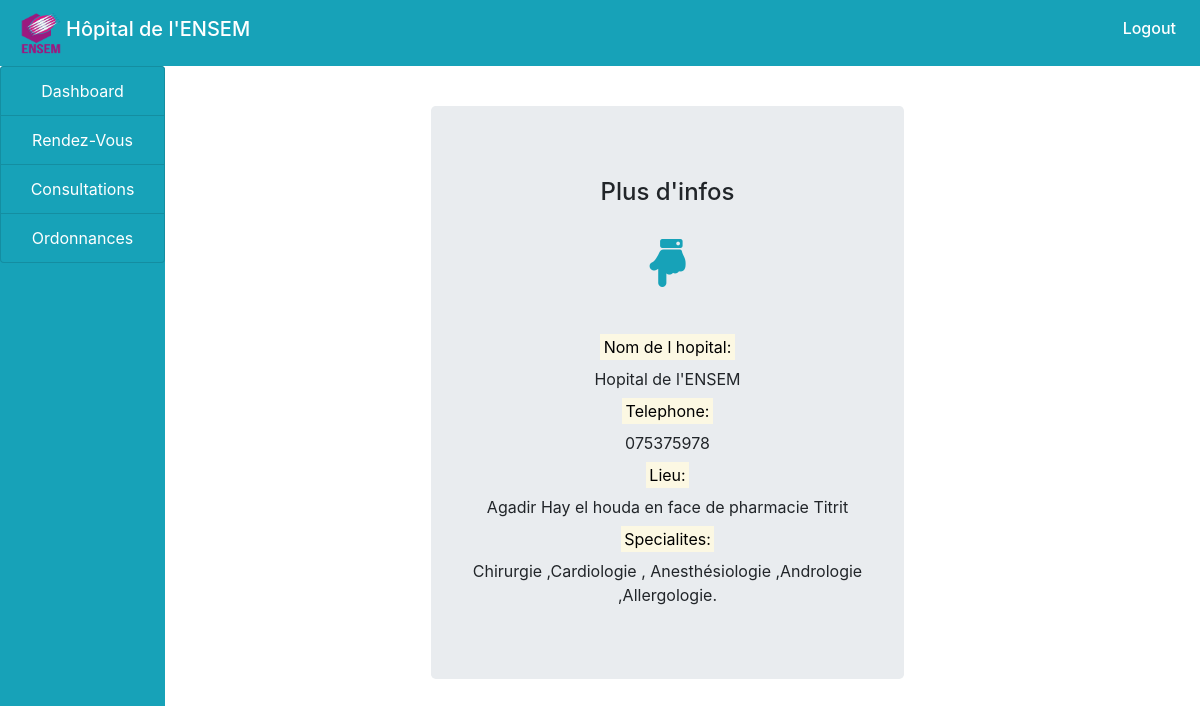
Page /Cabinet_Médical/patient/info.php on the committed database.
### tables this page shows
CREATE TABLE `info` (
  `hopital` varchar(100) NOT NULL,
  `telephone` varchar(100) NOT NULL,
  `lieu` varchar(100) NOT NULL,
  `specialites` varchar(100) NOT NULL,
  `ID` int(100) NOT NULL AUTO_INCREMENT,
  PRIMARY KEY (`ID`)
);

### Cabinet_Médical/patient/info.php (the view, shortened to what this page needs)
<!doctype html>
<html >
<head>
</head>
<body>
  <?php
  include("../include/header.php");
  include("../include/connection.php");
  ?>
  <div class="container-fluid">
  <div class="col-md-12">
  <div class="row">
  <div class="col-md-2" style="margin-left: -30px;">
  <?php
  include("sidenav.php");
  ?>
  </div>
  <div class="col-md-10">
  <h5 class="my-2 text-white">Plus d'infos</h5>
  <?php
                                    $result=mysqli_query($connect,"SELECT * FROM info ");
                                    $row = mysqli_fetch_assoc($result);
									?>
  <div class="col-md-12">
  <div class="row">
  <div class="col-md-3" ></div>
  <div class="col-md-6 jumbotron">
  <form method="post">
  <h4 class="text-center my-2">Plus d'infos </h4>
  <div class="text-center">
  <i class="fa fa-hand-point-down fa-3x my-4" style="color:#17a2b8;"></i><br><br>
  <label><mark>Nom de l hopital:</mark></label><br>
  <label><?php echo $row['hopital']  ?></label><br>
   <label><mark>Telephone:</mark></label><br>
   <label><?php echo $row['telephone']  ?></label><br>
   <label><mark>Lieu:</mark></label><br>
   <label><?php echo $row['lieu']  ?></label><br>
   <label><mark>Specialites:</mark></label><br>
   <label><?php echo $row['specialites']  ?></label><br>
  </form>
  </div>
  </div>
  </div>
  </div>
  </div>
  </div>
  </div>

### rows in the picture
info: hopital "Hopital de l'ENSEM", telephone "075375978", lieu "Agadir Hay el houda en face de pharmacie Titrit", specialites "Chirurgie ,Cardiologie , Anesthésiologie ,Andrologie ,Allergologie."
